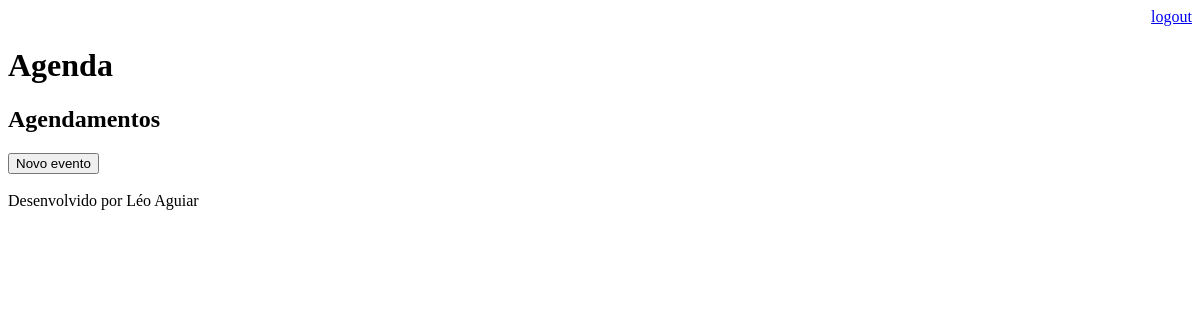
The page /agenda/ (signed in) on the database as committed earlier.
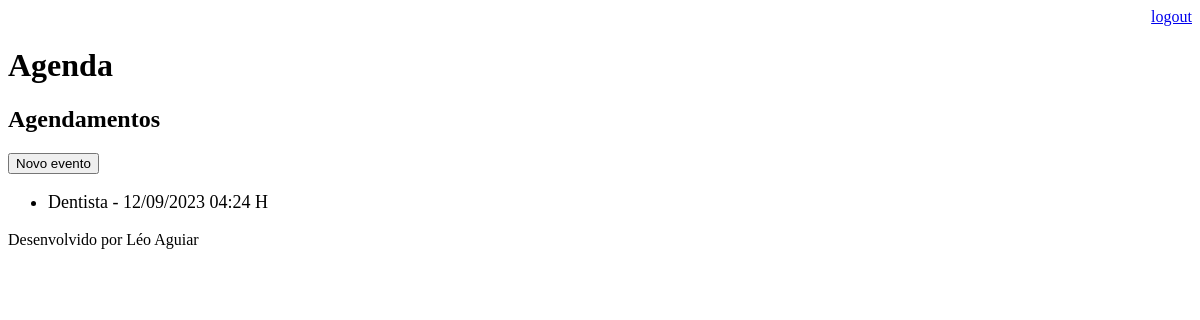
The same page on the database as committed later.
### core/models.py (models this page shows, shortened)
class Evento(models.Model):
    titulo = models.CharField(max_length=100, verbose_name="Título")
    descricao = models.TextField(blank=True, null=True,verbose_name="Descrição")
    data_evento = models.DateTimeField(verbose_name="Data do Evento")
    data_criacao = models.DateTimeField(auto_now=True,verbose_name="Data da Criação")
    usuario = models.ForeignKey(User, on_delete=models.CASCADE,verbose_name="Usuário")
    class Meta:
        db_table = 'evento'
    def get_data_evento(self):
        return self.data_evento.strftime('%d/%m/%Y %H:%M H')

### core/views.py (the view)
# urls.py: path('agenda/', views.lista_eventos),
@login_required(login_url='/login/')
def lista_eventos(request):
    usuario = request.user
    evento = Evento.objects.filter(usuario=usuario)
    dados = {'eventos':evento}
    return render(request,'agenda.html' ,dados)

### templates/agenda.html
{% extends "model-page.html"%}
{% block content %}
    <h2>Agendamentos</h2>
        <a href='evento/'>
            <button type="button"> Novo evento </button>
        </a>
    <ul style="font-size: 18px">
    {% for evento in eventos%}
        <li> {{evento.titulo}} - {{evento.get_data_evento}} </li>
    {% endfor %}
    </ul>
{%endblock%}

Rows that differ between the two databases and show on the page:
added Evento: titulo "Dentista", get_data_evento "12/09/2023 04:24 H"
